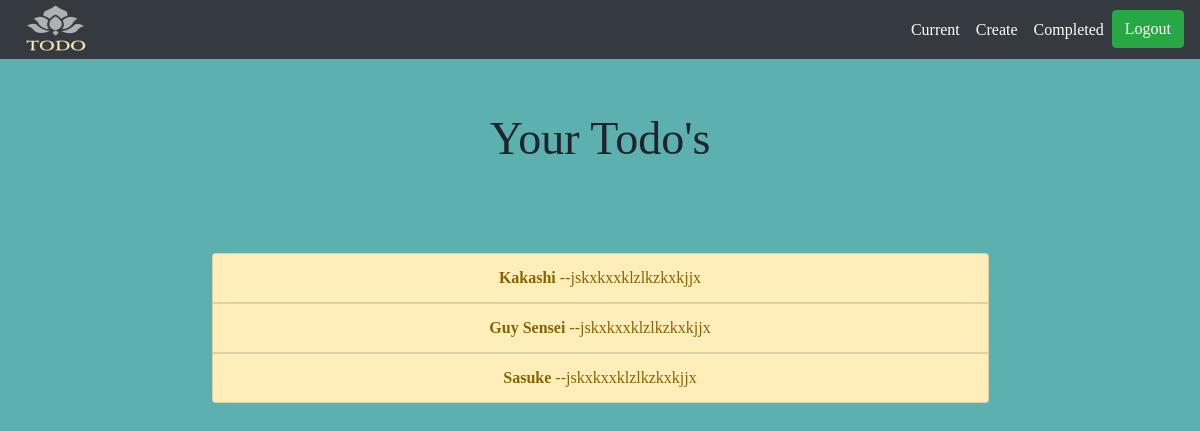
The page /current/ (signed in) on the database its author committed.
### todo/models.py (models this page shows, shortened)
class todo(models.Model):
    title=models.CharField(max_length=100)
    memo=models.TextField(blank=True)
    created=models.DateTimeField(auto_now_add=True)
    Datecompleted=models.DateTimeField(null=True,blank=True)
    important=models.BooleanField(default=False)
    user=models.ForeignKey(User,on_delete=models.CASCADE)

### todo/views.py (the view)
# urls.py: path('current/',views.currentuser, name='currentuser'),
@login_required
def currentuser(request):
    todos=todo.objects.filter(user=request.user,Datecompleted__isnull=True)
    return render(request,'todo/currentuser.html',{"todos":todos})

### todo/templates/todo/currentuser.html
{% extends "todo/base.html" %}
{% block content %}
<div class='container' align='center'>
<h2 style='transform: translateY(52px);font-size: 46px;'>Your Todo's</h2>
<div class="list-group" style='transform:translatey(131px)'>
{% for Todo in todos %}
  <a href='{% url "updatetodo" Todo.id %}' class="list-group-item list-group-item-warning list-group-item-action" style='width: 70%;margin: auto;'>
{% if Todo.important %}
<b> {% endif %}{{ Todo.title }}{% if Todo.important %}
</b> {% endif %}
{% if Todo.memo %}--{{ Todo.memo }}{% endif %}
</a>
{% endfor %}
</div>
</div>
{% endblock %}

### todo/templates/todo/base.html (style rules this page uses)
* { font-family: 'Shadows Into Light', cursive; }

### rows shown on the page
todo: title "Kakashi", memo "jskxkxxklzlkzkxkjjx"
todo: title "Guy Sensei", memo "jskxkxxklzlkzkxkjjx"
todo: title "Sasuke", memo "jskxkxxklzlkzkxkjjx"
